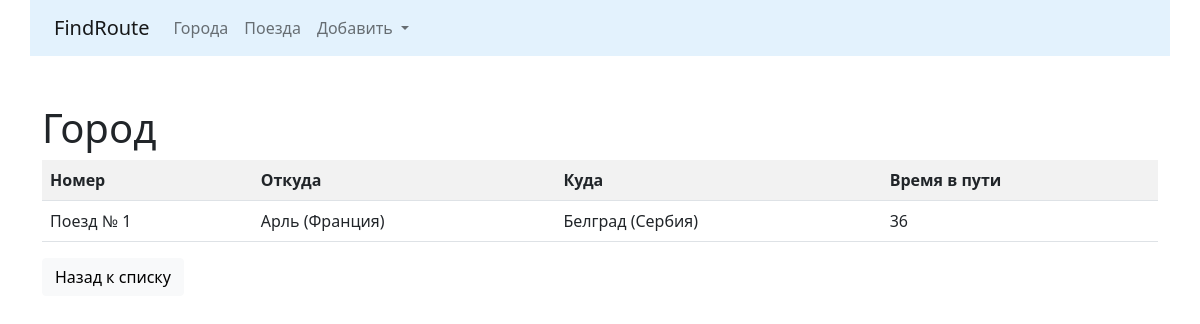
/trains/detail/6/, run on the app's committed database.
### trains/models.py (models this page shows, shortened)
class Train(models.Model):
    name = models.CharField(max_length=50, unique=True,
                            verbose_name='Номер поезда')
    travel_time = models.PositiveSmallIntegerField(verbose_name='Время в пути')
    from_city = models.ForeignKey(City, on_delete=models.CASCADE,
                                  related_name='from_city_set',
                                  verbose_name='Из какого города')
    to_city = models.ForeignKey(City, on_delete=models.CASCADE,
                                related_name='to_city_set',
                                verbose_name='В какой город')
    class Meta:
        verbose_name = "Поезд"
        verbose_name_plural = "Поезда"
        ordering = ['name']

### cities/models.py (models this page shows, shortened)
class City(models.Model):
    name = models.CharField(max_length=100, unique=True, verbose_name="Город")
    def __str__(self):
        return self.name
    class Meta:
        verbose_name = "Город"
        verbose_name_plural = "Города"
        ordering = ['name']

### trains/views.py (the view)
# urls.py: path('detail/<int:pk>/', TrainDetailView.as_view(), name='detail'),
class TrainDetailView(DetailView):
    queryset = Train.objects.all()
    template_name = 'trains/detail.html'

### trains/templates/trains/detail.html (shortened to what this page needs)
{% extends 'base.html' %}
{% block content %}
	<h1>Город</h1>
    <div class="row">
	    <div class="col-md">
			<table class="table table-striped">
			    <tr>
				    <th>Номер</th>
					<th>Откуда</th>
					<th>Куда</th>
					<th>Время в пути</th>
				</tr>
				<tr>
				    <td>{{ object.name }}</td>
					<td>{{ object.from_city }}</td>
					<td>{{ object.to_city }}</td>
					<td>{{ object.travel_time }}</td>
				</tr>
			</table>
		</div>
	</div>
    <div class="row">
	    <div class="col-md-4">
		    <a href="{% url 'trains:home' %}">
			    <button type="button" class="btn btn-light">Назад к списку</button>
			</a>
		</div>
	</div>
{% endblock %}

### data on the page
Train: name "Поезд № 1", from_city "Арль (Франция)", to_city "Белград (Сербия)", travel_time "36"
